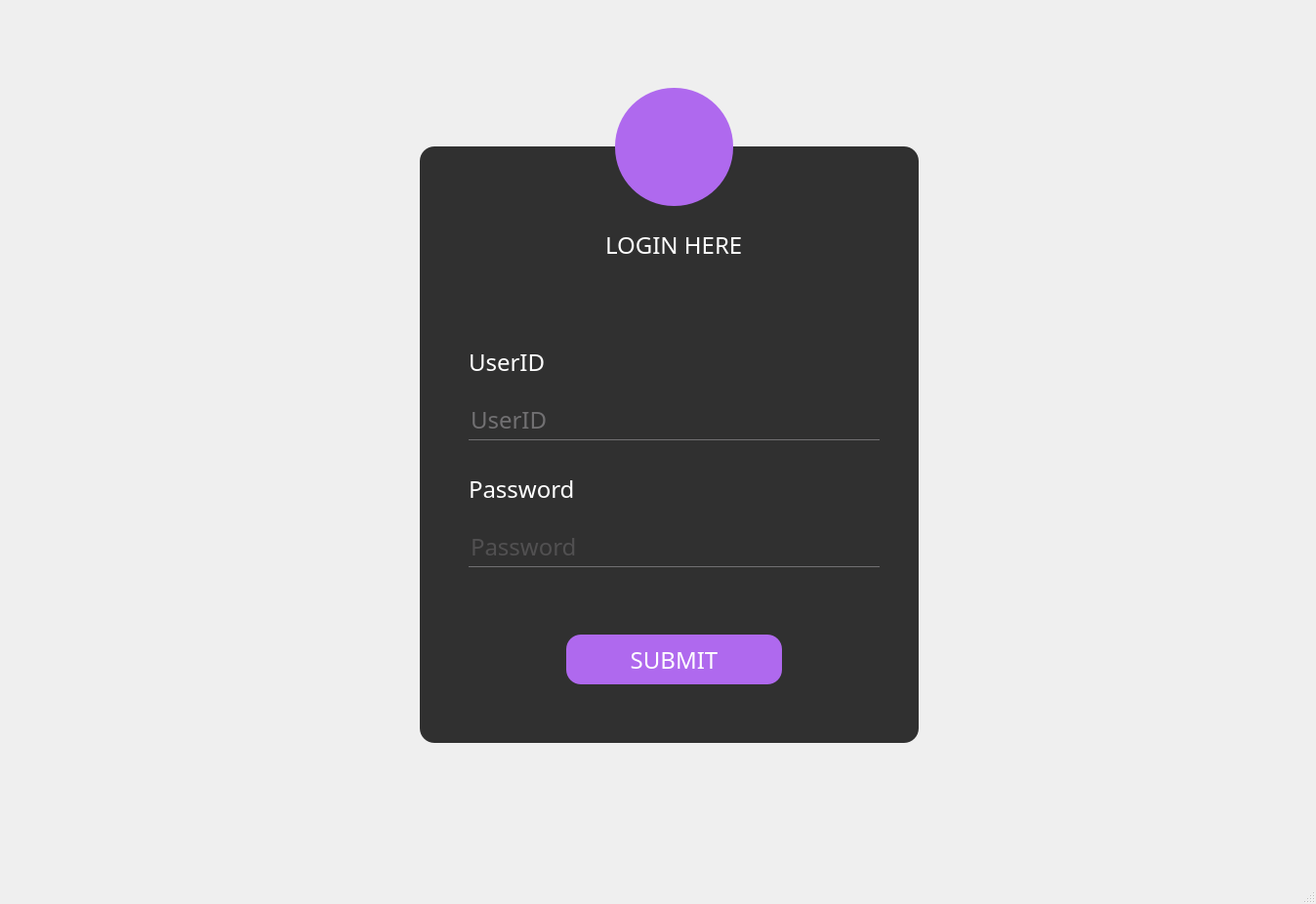
<?xml version="1.0" encoding="UTF-8"?>
<ui version="4.0">
 <class>QmainWindow</class>
 <widget class="QMainWindow" name="QmainWindow">
  <property name="geometry">
   <rect>
    <x>0</x>
    <y>0</y>
    <width>1348</width>
    <height>926</height>
   </rect>
  </property>
  <property name="windowTitle">
   <string>MainWindow</string>
  </property>
  <property name="styleSheet">
   <string notr="true">*{
font-family: century gothic;
font-size:24px;
}
QFrame
{
background:rgba(0,0,0,0.8);
border-radius:15px;
}
#form
{
border-image:url(:/images/background.jpg);
}
QPushButton
{
background:#af69ee;
border-radius:60px;
}
QToolButton
{
background:#af69ee;
border-radius:60px;
}
QToolButton:hover
{
background:#470787;
border-radius:60px;
}
QLabel
{
color:white;
background:transparent;
}
QPushButton
{
color:white;
border-radius:15px;
}
QPushButton:hover
{
background:#49ebff;
color:#333;
border-radius:15px;
}
QLineEdit
{
background:transparent;
border:none;
color:#717072;
border-bottom:1px solid #717072;
}
</string>
  </property>
  <widget class="QWidget" name="form">
   <property name="autoFillBackground">
    <bool>false</bool>
   </property>
   <widget class="QFrame" name="frame">
    <property name="geometry">
     <rect>
      <x>430</x>
      <y>150</y>
      <width>511</width>
      <height>611</height>
     </rect>
    </property>
    <property name="frameShape">
     <enum>QFrame::StyledPanel</enum>
    </property>
    <property name="frameShadow">
     <enum>QFrame::Raised</enum>
    </property>
    <widget class="QLabel" name="Label">
     <property name="geometry">
      <rect>
       <x>190</x>
       <y>70</y>
       <width>141</width>
       <height>61</height>
      </rect>
     </property>
     <property name="styleSheet">
      <string notr="true"/>
     </property>
     <property name="text">
      <string>LOGIN HERE</string>
     </property>
    </widget>
    <widget class="QPushButton" name="pushButton">
     <property name="geometry">
      <rect>
       <x>150</x>
       <y>500</y>
       <width>221</width>
       <height>51</height>
      </rect>
     </property>
     <property name="text">
      <string>SUBMIT</string>
     </property>
    </widget>
    <widget class="QLineEdit" name="LineEdit">
     <property name="geometry">
      <rect>
       <x>50</x>
       <y>260</y>
       <width>421</width>
       <height>41</height>
      </rect>
     </property>
     <property name="text">
      <string>UserID</string>
     </property>
     <property name="placeholderText">
      <string>UserID</string>
     </property>
    </widget>
    <widget class="QLineEdit" name="LineEdit_2">
     <property name="geometry">
      <rect>
       <x>50</x>
       <y>390</y>
       <width>421</width>
       <height>41</height>
      </rect>
     </property>
     <property name="text">
      <string/>
     </property>
     <property name="echoMode">
      <enum>QLineEdit::Password</enum>
     </property>
     <property name="placeholderText">
      <string>Password</string>
     </property>
    </widget>
    <widget class="QLabel" name="label">
     <property name="geometry">
      <rect>
       <x>50</x>
       <y>200</y>
       <width>201</width>
       <height>41</height>
      </rect>
     </property>
     <property name="text">
      <string>UserID</string>
     </property>
    </widget>
    <widget class="QLabel" name="label_2">
     <property name="geometry">
      <rect>
       <x>50</x>
       <y>330</y>
       <width>191</width>
       <height>41</height>
      </rect>
     </property>
     <property name="text">
      <string>Password</string>
     </property>
    </widget>
    <widget class="QLabel" name="label_3">
     <property name="geometry">
      <rect>
       <x>150</x>
       <y>570</y>
       <width>201</width>
       <height>20</height>
      </rect>
     </property>
     <property name="text">
      <string/>
     </property>
    </widget>
    <widget class="QLabel" name="label_result">
     <property name="geometry">
      <rect>
       <x>160</x>
       <y>560</y>
       <width>201</width>
       <height>20</height>
      </rect>
     </property>
     <property name="styleSheet">
      <string notr="true">color:red;</string>
     </property>
     <property name="text">
      <string/>
     </property>
    </widget>
   </widget>
   <widget class="QToolButton" name="toolButton">
    <property name="geometry">
     <rect>
      <x>630</x>
      <y>90</y>
      <width>121</width>
      <height>121</height>
     </rect>
    </property>
    <property name="sizeIncrement">
     <size>
      <width>7</width>
      <height>0</height>
     </size>
    </property>
    <property name="text">
     <string/>
    </property>
    <property name="icon">
     <iconset resource="resource/res.qrc">
      <normaloff>:/images/user-solid.svg</normaloff>:/images/user-solid.svg</iconset>
    </property>
    <property name="iconSize">
     <size>
      <width>128</width>
      <height>64</height>
     </size>
    </property>
   </widget>
  </widget>
  <widget class="QMenuBar" name="menubar">
   <property name="geometry">
    <rect>
     <x>0</x>
     <y>0</y>
     <width>1348</width>
     <height>36</height>
    </rect>
   </property>
  </widget>
  <widget class="QStatusBar" name="statusbar"/>
 </widget>
 <resources>
  <include location="resource/res.qrc"/>
  <include location="form2.qrc"/>
 </resources>
 <connections/>
</ui>
